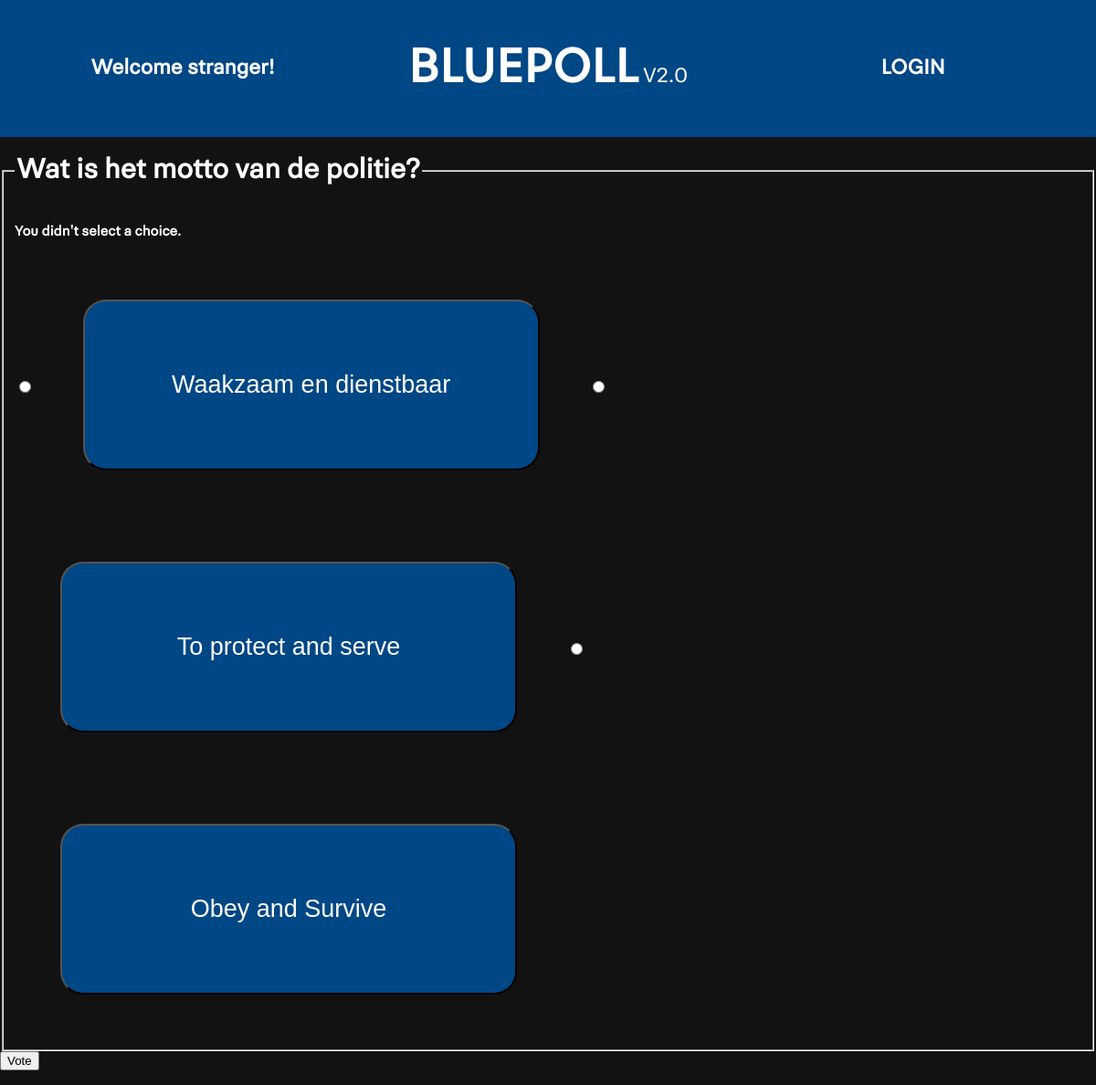
The page /polls/5/vote/ on the database its author committed.
### polls/models.py (models this page shows, shortened)
class Question(models.Model):
    question_text = models.CharField(max_length=200)
    pub_date = models.DateTimeField("date published", default=timezone.now)
    voters = models.ManyToManyField(User, through="Vote")
    sequence = models.ForeignKey(Sequence, on_delete=models.CASCADE)
    def was_published_recently(self):
        now = timezone.now()
        return now - datetime.timedelta(days=1) <= self.pub_date <= now
    was_published_recently.admin_order_field = 'pub_date'
    was_published_recently.boolean = True
    was_published_recently.short_description = 'Published recently?'

class Choice(models.Model):
    question = models.ForeignKey(Question, on_delete=models.CASCADE)
    choice_text = models.CharField(max_length=200)

### polls/views.py (the view, shortened to what this page needs)
# urls.py: path('<int:question_id>/vote/', views.vote, name='vote'),
def vote(request, question_id):
    question = get_object_or_404(Question, pk=question_id)
    try:
        selected_choice = question.choice_set.get(pk=request.POST['choice'])
    except (KeyError, Choice.DoesNotExist):
        return render(request, 'polls/detail.html', {
            'question': question,
            'error_message': "You didn't select a choice.",
        })

### polls/templates/polls/detail.html (shortened to what this page needs)
{% load static %}
<link rel="stylesheet" href="{% static 'polls/style.css' %}">
<head>
    <div class="header">
        <div class="container">
            {% if user.is_authenticated %}
            <div class="container_item"><b><span class="center">Hey {{user}}!</span></b></div>
            {% else %}
            <div class="container_item"><b><span class="center">Welcome stranger!</span></b></div>
            {% endif %}
            <div class="container_item"><b><span class="center" style="font-size: 55px;"><a href="{% url 'polls:index' %}">BLUEPOLL</a></span></b> V2.0</div>
            {% if user.is_authenticated %}
            <div class="container_item"><b><span class="center"><a href="/members/logout_user">LOGOUT</a></span></b></div>
            {% else %}
            <div class="container_item"><b><span class="center"><a href="/members/login_user">LOGIN</a></span></b></div>
            {% endif %}
        </div>
    </div>
</head>
<body>
    <form action="{% url 'polls:vote' question.id %}" method="post">
        <fieldset>
            <legend><h1>{{ question.question_text }}</h1></legend>
            {% if error_message %}<p><strong>{{ error_message }}</strong></p>{% endif %}
            {% for choice in question.choice_set.all %}
                <input type="radio" name="choice" id="choice{{ forloop.counter }}" value="{{ choice.id }}">
                <input type="button" name="choice" id="choice{{ forloop.counter }}" value="{{ choice.choice_text }}" class="poll_item">
            {% endfor %}
        </fieldset>
        <input type="submit" value="Vote">
    </form>
</body>

### polls/static/polls/style.css (style rules this page uses)
html, body { margin: 0; padding: 0px; border: 0px; font-size: 100%; font: inherit; vertical-align: baseline; font-family: PolitieSans,Arial,sans-serif; color: white; }
a { color: white; text-decoration: none; }
.header { text-align: center; background: #004785; height: 150px; width: 100%; }
.container { height: 100%; width:100%; font-size: 0; }
.container_item { display: inline-block; vertical-align: top; width: 33.3%; height: 100%; font-size: 1.5rem; color: white; text-align:center; justify-content: center; }
.poll_item { display: inline-block; background-color: #004785; color: white; border-radius: 25px; height: 187px; width : 500px; margin: 50px; text-align: center; vertical-align: center; text-decoration: none; cursor: auto; font-size: 27; }
.center { height: 100%; display: inline-flex; align-items: center; }
body { background-color: #121212; }

### rows shown on the page
Question: question_text "Wat is het motto van de politie?"
Choice: choice "Waakzaam en dienstbaar"
Choice: choice "To protect and serve"
Choice: choice "Obey and Survive"

### other values the page prints
{{ error_message }} "You didn't select a choice."
